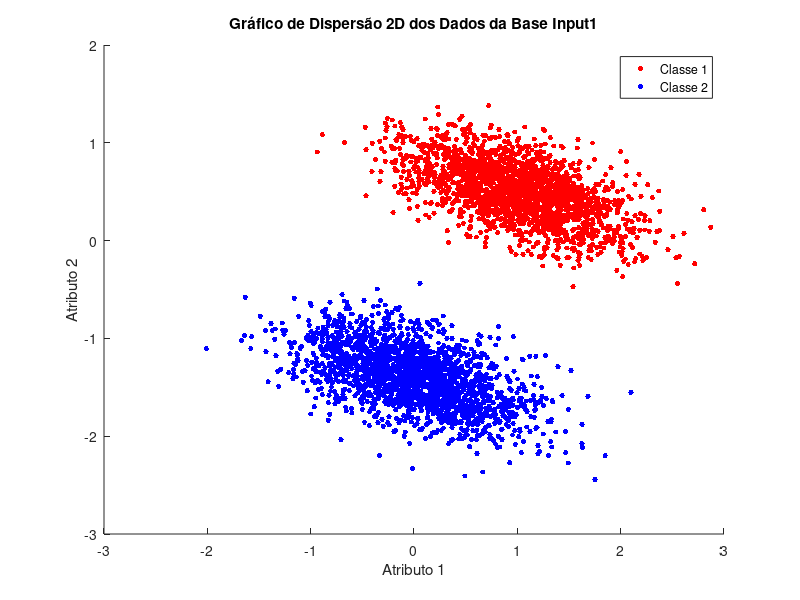
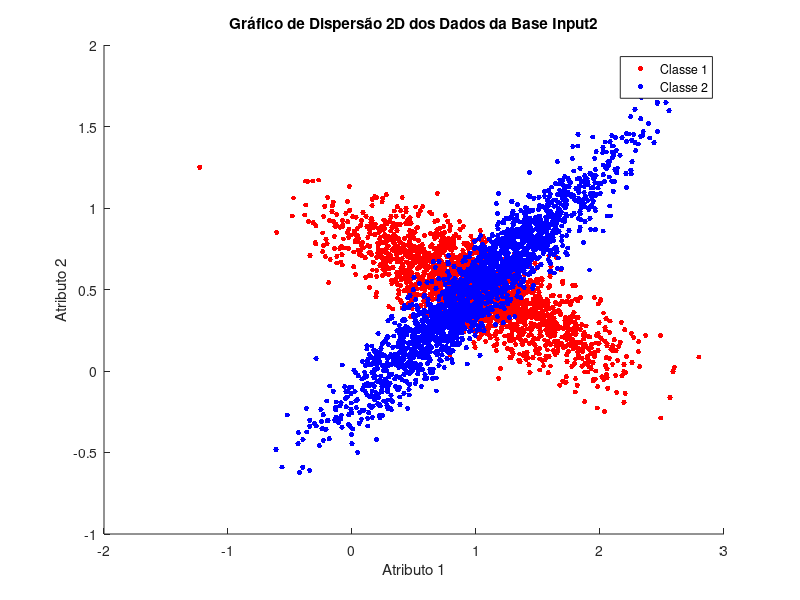

These figures' MATLAB source, in order: (Note: this script raises an error after producing the figures.)
% Universidade Federal do Ceará - UFC
% Reconhecimento de Padrões - 2024.1
% Francisco Silvan Felipe do Carmo - 496641

% Implementação e avaliação do Classificador Bayesiano e LDA com Dados Contínuos

% Comando para ver o tempo de execução do script
tic;

% Inicializando o ambiente de trabalho
clc;
clear;
close all;

% Carregar o arquivo .mat
load('Input1.mat'); 
load('Input2.mat'); 

X1 = Input1';
X2 = Input2';
y = [ones(2000, 1); 2*ones(2000, 1)];


% Gráfico de dispersão 2D dos dados (Input2)
figure;
gscatter(X1(:,1), X1(:,2), y, 'rb', '..', 12);
title('Gráfico de Dispersão 2D dos Dados da Base Input1');
xlabel('Atributo 1');
ylabel('Atributo 2');
legend('Classe 1', 'Classe 2');
grid off;

% Gráfico de dispersão 2D dos dados (Input2)
figure;
gscatter(X2(:,1), X2(:,2), y, 'rb', '..', 12);
title('Gráfico de Dispersão 2D dos Dados da Base Input2');
xlabel('Atributo 1');
ylabel('Atributo 2');
legend('Classe 1', 'Classe 2');
grid off;

% Definir K para K-fold
K = 10;

% Classificação e avaliação para a Base de Dados 1
[mean_acc_bayes1, std_acc_bayes1, mean_acc_lda1, std_acc_lda1] = kfold_classification(X1, y, K);

% Exibir resultados para a Base de Dados 1
fprintf('Resultados para a Base de Dados 1:\n');
fprintf('Acurácia do Classificador Bayesiano: %.2f%%\n', mean_acc_bayes1 * 100);
fprintf('Desvio Padrão do Classificador Bayesiano: %.4f\n', std_acc_bayes1);
fprintf('Acurácia do LDA: %.2f%%\n', mean_acc_lda1 * 100);
fprintf('Desvio Padrão do LDA: %.4f\n\n', std_acc_lda1);

% Classificação e avaliação para a Base de Dados 2
[mean_acc_bayes2, std_acc_bayes2, mean_acc_lda2, std_acc_lda2] = kfold_classification(X2, y, K);

% Exibir resultados para a Base de Dados 2
fprintf('Resultados para a Base de Dados 2:\n');
fprintf('Acurácia do Classificador Bayesiano: %.2f%%\n', mean_acc_bayes2 * 100);
fprintf('Desvio Padrão do Classificador Bayesiano: %.4f\n', std_acc_bayes2);
fprintf('Acurácia do LDA: %.2f%%\n', mean_acc_lda2 * 100);
fprintf('Desvio Padrão do LDA: %.4f\n', std_acc_lda2);

% Parando a verificação do tempo de execução
toc;

%% Explicar por que o desempenho foi melhor ou pior comparado ao da primeira base de dados
%  Resposta: O desempenho entre a segunda base e a primeira diferem, pois para a base com 
%  classes sobrepostas, o Classificador Bayesiano mantém um desempenho razoável, devido à 
%  sua capacidade de modelar distribuições probabilísticas, mas a acurácia é reduzida por
%  conta da sobreposição das classes. 
%  O LDA, por sua vez, apresenta desempenho muito pior, pois depende da separabilidade 
%  linear e da diferença entre as médias. Com médias iguais e covariâncias distintas, 
%  o LDA perde sua eficácia, resultando em desempenho inferior.
%% ----------------------------------------------------------------------------------------

% -------------------------------- FUNÇÕES --------------------------------

% Função para classificação Bayesiana
function y_pred_bayes = bayesian_classifier(X_train, y_train, X_test)
    classes = unique(y_train);
    priori = zeros(1, length(classes));
    posteriori = zeros(size(X_test, 1), length(classes));

    for i = 1:length(classes)
        % Encontrar as amostras da classe i e calcular a priori
        idx_samples = find(y_train == classes(i));
        priori(i) = length(idx_samples)/length(X_train);
        samples = X_train(idx_samples, :);

        % Calcular a média e a covariância da classe i
        mu = mean(samples, 1);
        cv = cov(samples);

        % Calcular a probabilidade posteriori para cada amostra de teste
        for j = 1:length(X_test)
            x = X_test(j, :);
            likelihood = gaussian_likelihood(x, mu, cv); 
            posteriori(j, i) = likelihood * priori(i);
        end
    end
    % Classificar com base na máxima probabilidade a posteriori
    [~, y_pred_idx] = max(posteriori, [], 2);
    y_pred_bayes = classes(y_pred_idx);
end

% Função para calcular a likelihood(verossimilhança) gaussiana
function likelihood = gaussian_likelihood(x, mu, cov_matrix)
    % x: Vetor de amostras de teste
    % mu: Média da distribuição
    % cov_matrix: Matriz de covariância

    % Dimensão do vetor de entrada
    N = length(x); 
    
    % Termo constante na frente do exponencial
    const_term = 1 / ((2 * pi)^(N/2) * sqrt(det(cov_matrix)));
    
    % Diferença entre o vetor de amostras e a média
    diff = x - mu;
    
    % Termo exponencial
    exp_term = exp(-0.5 * (diff * (cov_matrix \ diff')));
    
    % Likelihood
    likelihood = const_term * exp_term;
end

% Função para classificação usando LDA linear
function y_pred_lda = LDA_linear_classifier(X_train, y_train, X_test)
    % Calcular médias de cada classe
    mu1 = mean(X_train(y_train == 1, :), 1);
    mu2 = mean(X_train(y_train == 2, :), 1);

    % Calcular matrizes de covariância de cada classe
    S1 = cov(X_train(y_train == 1, :));
    S2 = cov(X_train(y_train == 2, :));

    % Matriz de dispersão within-class
    Sw = S1 + S2;

    % Calcular vetor de projeção w
    w = inv(Sw) * (mu1 - mu2)';

    % Normalizar w
    w = w / norm(w);

    % Projetar dados e teste em w
    z_test = X_test * w;

    % Definir limiar como ponto médio
    threshold = (mu1*w + mu2*w) / 2;

    % Classificar dados de teste
    y_pred_lda = zeros(length(z_test), 1);
    y_pred_lda(z_test >= threshold) = 1;
    y_pred_lda(z_test < threshold) = 2;

end

% Função para realizar o K-fold cross-validation e calcular acurácia
function [mean_acc_bayes, std_acc_bayes, mean_acc_lda, std_acc_lda] = kfold_classification(X, y, K)
    % Inicializar vetores para armazenar acurácias
    accuracy_bayes = zeros(K, 1);
    accuracy_lda = zeros(K, 1);
    
    % Definir os índices para K-fold
    indices = crossvalind('Kfold', y, K);

    % Loop K-fold
    for k = 1:K
        % Índices de teste e treino
        test_idx = (indices == k);
        train_idx = ~test_idx;
        
        % Dividir os dados em treino e teste
        X_train = X(train_idx, :);
        y_train = y(train_idx);
        X_test = X(test_idx, :);
        y_test = y(test_idx);
        
        % Classificador Bayesiano 
        y_pred_bayes = bayesian_classifier(X_train, y_train, X_test);
    
        % Classificador Linear LDA Linear
        y_pred_lda = LDA_linear_classifier(X_train, y_train, X_test);
        
        % Calcular acurácia do LDA Linear para o fold atual
        accuracy_lda(k) = sum(y_pred_lda == y_test) / length(y_test);
    
        % Calcular a acurácia do Classificador Bayesiano para o fold atual
        accuracy_bayes(k) = sum(y_pred_bayes == y_test) / length(y_test);
    end

    % Calcular a média e o desvio padrão das acurácias dos classificadores
    mean_acc_bayes = mean(accuracy_bayes);
    std_acc_bayes = std(accuracy_bayes);

    mean_acc_lda = mean(accuracy_lda);
    std_acc_lda = std(accuracy_lda);
end
